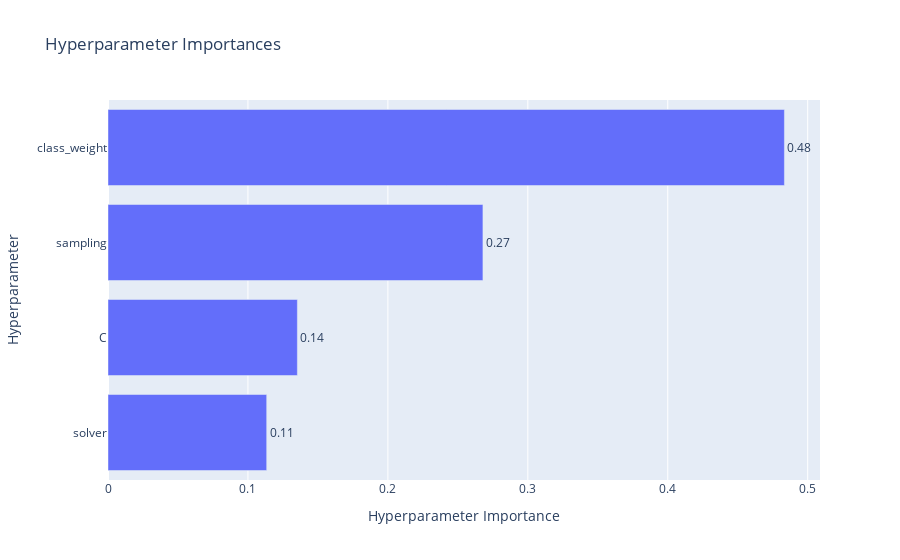

The code cell stored with this chart in its notebook:
### Code cell
optuna.visualization.plot_param_importances(study)

### Figure 1 — Plotly figure (JSON) as saved in the notebook; plotly's stock layout.template omitted (floating-point values rounded to 4 significant figures)
{"data": [{"cliponaxis": false, "hovertemplate": ["solver (CategoricalDistribution): 0.11340054952553362<extra></extra>", "C (CategoricalDistribution): 0.1353170757044059<extra></extra>", "sampling (CategoricalDistribution): 0.2679268506816674<extra></extra>", "class_weight (CategoricalDistribution): 0.4833555240883931<extra></extra>"], "name": "Objective Value", "orientation": "h", "text": ["0.11", "0.14", "0.27", "0.48"], "textposition": "outside", "type": "bar", "x": [0.1134, 0.1353, 0.2679, 0.4834], "y": ["solver", "C", "sampling", "class_weight"]}], "layout": {"title": {"text": "Hyperparameter Importances"}, "xaxis": {"title": {"text": "Hyperparameter Importance"}}, "yaxis": {"title": {"text": "Hyperparameter"}}}}
